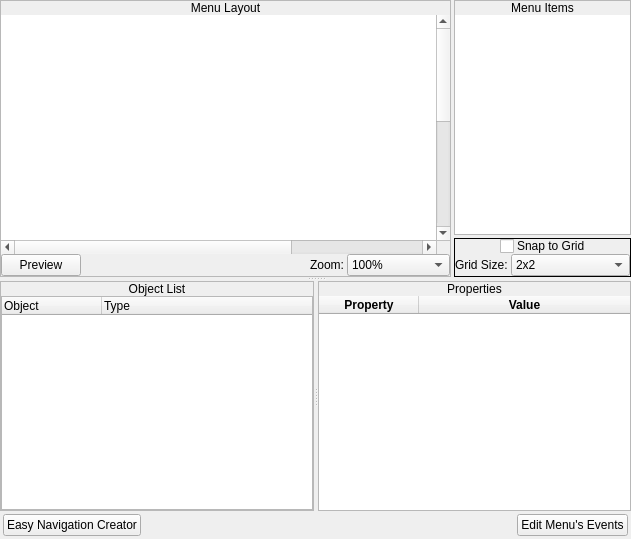
<?xml version="1.0" encoding="UTF-8"?>
<ui version="4.0">
 <class>ScreenLayouts_TitleMenu</class>
 <widget class="QWidget" name="ScreenLayouts_TitleMenu">
  <property name="geometry">
   <rect>
    <x>0</x>
    <y>0</y>
    <width>631</width>
    <height>539</height>
   </rect>
  </property>
  <property name="minimumSize">
   <size>
    <width>631</width>
    <height>539</height>
   </size>
  </property>
  <property name="maximumSize">
   <size>
    <width>631</width>
    <height>539</height>
   </size>
  </property>
  <property name="windowTitle">
   <string>Title Menu Layout</string>
  </property>
  <property name="windowIcon">
   <iconset resource="gui_icons.qrc">
    <normaloff>:/icons/openrpgmaker.png</normaloff>:/icons/openrpgmaker.png</iconset>
  </property>
  <property name="styleSheet">
   <string notr="true">.QFrame
{
	border-width: 1px;
	border-style: solid;
	border-color: palette(window-text);
}

.QFrame&gt;QLabel
{
	border-width: 0px;
	background-color: palette(window-text);
	color: palette(window);
	font-weight: bold;
}

.QFrame&gt;QCheckBox
{
	background-color: palette(window-text);
	border-width: 0px;
	border-style: none;
	color: palette(window);
	spacing: 3px;
	font-weight: bold;
	padding: 0px 0px 0px 3px;
}

.QFrame&gt;QCheckBox::indicator
{
	min-width: 8px;
	max-width: 8px;
	min-height: 8px;
	max-height: 8px;
	width: 8px;
	height: 8px;
	border-width: 2px;
	border-radius: 0px;
	border-style: ridge;
	border-color: palette(mid);
}

.QFrame&gt;QCheckBox::indicator:unchecked
{
	background-color: palette(base);
}

.QFrame&gt;QCheckBox::indicator:checked
{
	background-color: palette(window-text);
}

.QFrame&gt;QCheckBox::indicator:hover
{
	border-color: palette(highlight);
}</string>
  </property>
  <layout class="QVBoxLayout" name="verticalLayout">
   <property name="spacing">
    <number>3</number>
   </property>
   <property name="margin">
    <number>0</number>
   </property>
   <item>
    <widget class="QSplitter" name="splitter_2">
     <property name="orientation">
      <enum>Qt::Vertical</enum>
     </property>
     <widget class="QWidget" name="widget_9" native="true">
      <layout class="QHBoxLayout" name="horizontalLayout_3">
       <property name="spacing">
        <number>3</number>
       </property>
       <property name="margin">
        <number>0</number>
       </property>
       <item>
        <widget class="QFrame" name="frmPreview">
         <property name="frameShape">
          <enum>QFrame::StyledPanel</enum>
         </property>
         <property name="frameShadow">
          <enum>QFrame::Raised</enum>
         </property>
         <layout class="QVBoxLayout" name="verticalLayout_4">
          <property name="spacing">
           <number>0</number>
          </property>
          <property name="margin">
           <number>0</number>
          </property>
          <item>
           <widget class="QWidget" name="widget_2" native="true">
            <layout class="QVBoxLayout" name="verticalLayout_5">
             <property name="spacing">
              <number>0</number>
             </property>
             <property name="margin">
              <number>0</number>
             </property>
             <item>
              <widget class="QWidget" name="widget_7" native="true">
               <property name="styleSheet">
                <string notr="true">.QWidget
{
	border-width: 1px;
	border-style: solid;
	border-color: palette(window-text);
	background-color: palette(window-text);
}

.QWidget&gt;QLabel
{
	border-width: 0px;
	background-color: palette(window-text);
	color: palette(window);
	font-weight: bold;
}</string>
               </property>
               <layout class="QHBoxLayout" name="horizontalLayout">
                <property name="spacing">
                 <number>0</number>
                </property>
                <property name="margin">
                 <number>0</number>
                </property>
                <item>
                 <widget class="QLabel" name="label_2">
                  <property name="sizePolicy">
                   <sizepolicy hsizetype="Preferred" vsizetype="Fixed">
                    <horstretch>0</horstretch>
                    <verstretch>0</verstretch>
                   </sizepolicy>
                  </property>
                  <property name="text">
                   <string>Menu Layout</string>
                  </property>
                  <property name="alignment">
                   <set>Qt::AlignCenter</set>
                  </property>
                 </widget>
                </item>
               </layout>
              </widget>
             </item>
             <item>
              <widget class="ImageView" name="gvTitleMenuLayout">
               <property name="mouseTracking">
                <bool>true</bool>
               </property>
               <property name="contextMenuPolicy">
                <enum>Qt::CustomContextMenu</enum>
               </property>
               <property name="frameShape">
                <enum>QFrame::NoFrame</enum>
               </property>
               <property name="sceneRect">
                <rectf>
                 <x>0.000000000000000</x>
                 <y>0.000000000000000</y>
                 <width>640.000000000000000</width>
                 <height>480.000000000000000</height>
                </rectf>
               </property>
               <property name="viewportUpdateMode">
                <enum>QGraphicsView::FullViewportUpdate</enum>
               </property>
              </widget>
             </item>
             <item>
              <widget class="QWidget" name="widget_3" native="true">
               <layout class="QHBoxLayout" name="horizontalLayout_2">
                <property name="spacing">
                 <number>3</number>
                </property>
                <property name="margin">
                 <number>0</number>
                </property>
                <item>
                 <widget class="QPushButton" name="bPreview">
                  <property name="text">
                   <string>Preview</string>
                  </property>
                 </widget>
                </item>
                <item>
                 <spacer name="horizontalSpacer">
                  <property name="orientation">
                   <enum>Qt::Horizontal</enum>
                  </property>
                  <property name="sizeHint" stdset="0">
                   <size>
                    <width>40</width>
                    <height>20</height>
                   </size>
                  </property>
                 </spacer>
                </item>
                <item>
                 <widget class="QLabel" name="label_3">
                  <property name="text">
                   <string>Zoom:</string>
                  </property>
                 </widget>
                </item>
                <item>
                 <widget class="QComboBox" name="cboxZoom">
                  <property name="currentIndex">
                   <number>3</number>
                  </property>
                  <item>
                   <property name="text">
                    <string>25%</string>
                   </property>
                  </item>
                  <item>
                   <property name="text">
                    <string>50%</string>
                   </property>
                  </item>
                  <item>
                   <property name="text">
                    <string>75%</string>
                   </property>
                  </item>
                  <item>
                   <property name="text">
                    <string>100%</string>
                   </property>
                  </item>
                  <item>
                   <property name="text">
                    <string>150%</string>
                   </property>
                  </item>
                  <item>
                   <property name="text">
                    <string>200%</string>
                   </property>
                  </item>
                  <item>
                   <property name="text">
                    <string>Fit to Window</string>
                   </property>
                  </item>
                 </widget>
                </item>
               </layout>
              </widget>
             </item>
            </layout>
           </widget>
          </item>
         </layout>
        </widget>
       </item>
       <item>
        <widget class="QWidget" name="widget" native="true">
         <property name="sizePolicy">
          <sizepolicy hsizetype="Fixed" vsizetype="Preferred">
           <horstretch>0</horstretch>
           <verstretch>0</verstretch>
          </sizepolicy>
         </property>
         <layout class="QVBoxLayout" name="verticalLayout_2">
          <property name="spacing">
           <number>3</number>
          </property>
          <property name="margin">
           <number>0</number>
          </property>
          <item>
           <widget class="QFrame" name="frame_3">
            <property name="sizePolicy">
             <sizepolicy hsizetype="Fixed" vsizetype="Preferred">
              <horstretch>0</horstretch>
              <verstretch>0</verstretch>
             </sizepolicy>
            </property>
            <property name="frameShape">
             <enum>QFrame::StyledPanel</enum>
            </property>
            <property name="frameShadow">
             <enum>QFrame::Raised</enum>
            </property>
            <layout class="QVBoxLayout" name="verticalLayout_6">
             <property name="spacing">
              <number>0</number>
             </property>
             <property name="margin">
              <number>0</number>
             </property>
             <item>
              <widget class="QLabel" name="label_4">
               <property name="sizePolicy">
                <sizepolicy hsizetype="Preferred" vsizetype="Fixed">
                 <horstretch>0</horstretch>
                 <verstretch>0</verstretch>
                </sizepolicy>
               </property>
               <property name="text">
                <string>Menu Items</string>
               </property>
               <property name="alignment">
                <set>Qt::AlignCenter</set>
               </property>
              </widget>
             </item>
             <item>
              <widget class="QWidget" name="widget_4" native="true">
               <layout class="QVBoxLayout" name="verticalLayout_7">
                <property name="spacing">
                 <number>0</number>
                </property>
                <property name="margin">
                 <number>0</number>
                </property>
                <item>
                 <widget class="MenuItemList" name="lwMenuItems">
                  <property name="sizePolicy">
                   <sizepolicy hsizetype="Fixed" vsizetype="Expanding">
                    <horstretch>0</horstretch>
                    <verstretch>0</verstretch>
                   </sizepolicy>
                  </property>
                  <property name="minimumSize">
                   <size>
                    <width>175</width>
                    <height>0</height>
                   </size>
                  </property>
                  <property name="maximumSize">
                   <size>
                    <width>175</width>
                    <height>16777215</height>
                   </size>
                  </property>
                  <property name="font">
                   <font>
                    <pointsize>12</pointsize>
                    <weight>75</weight>
                    <bold>true</bold>
                   </font>
                  </property>
                  <property name="frameShape">
                   <enum>QFrame::NoFrame</enum>
                  </property>
                  <property name="horizontalScrollBarPolicy">
                   <enum>Qt::ScrollBarAlwaysOff</enum>
                  </property>
                  <property name="dragDropMode">
                   <enum>QAbstractItemView::DragOnly</enum>
                  </property>
                  <property name="iconSize">
                   <size>
                    <width>32</width>
                    <height>32</height>
                   </size>
                  </property>
                  <property name="spacing">
                   <number>3</number>
                  </property>
                 </widget>
                </item>
               </layout>
              </widget>
             </item>
            </layout>
           </widget>
          </item>
          <item>
           <widget class="QFrame" name="frame_30">
            <property name="sizePolicy">
             <sizepolicy hsizetype="Preferred" vsizetype="Preferred">
              <horstretch>0</horstretch>
              <verstretch>0</verstretch>
             </sizepolicy>
            </property>
            <property name="frameShape">
             <enum>QFrame::Box</enum>
            </property>
            <property name="frameShadow">
             <enum>QFrame::Plain</enum>
            </property>
            <layout class="QVBoxLayout" name="verticalLayout_39">
             <property name="spacing">
              <number>0</number>
             </property>
             <property name="margin">
              <number>0</number>
             </property>
             <item>
              <widget class="QWidget" name="widget_23" native="true">
               <property name="sizePolicy">
                <sizepolicy hsizetype="Preferred" vsizetype="Fixed">
                 <horstretch>0</horstretch>
                 <verstretch>0</verstretch>
                </sizepolicy>
               </property>
               <property name="styleSheet">
                <string notr="true">.QWidget
{
	border-width: 1px;
	border-style: solid;
	border-color: palette(window-text);
	background-color: palette(window-text);
}

.QWidget&gt;QLabel
{
	border-width: 0px;
	background-color: palette(window-text);
	color: palette(window);
	font-weight: bold;
}</string>
               </property>
               <layout class="QHBoxLayout" name="horizontalLayout_25">
                <property name="spacing">
                 <number>3</number>
                </property>
                <property name="margin">
                 <number>0</number>
                </property>
                <item>
                 <spacer name="horizontalSpacer_7">
                  <property name="orientation">
                   <enum>Qt::Horizontal</enum>
                  </property>
                  <property name="sizeHint" stdset="0">
                   <size>
                    <width>10</width>
                    <height>15</height>
                   </size>
                  </property>
                 </spacer>
                </item>
                <item>
                 <widget class="QCheckBox" name="cbSnapToGrid">
                  <property name="sizePolicy">
                   <sizepolicy hsizetype="Fixed" vsizetype="Fixed">
                    <horstretch>0</horstretch>
                    <verstretch>0</verstretch>
                   </sizepolicy>
                  </property>
                  <property name="text">
                   <string/>
                  </property>
                 </widget>
                </item>
                <item>
                 <widget class="QLabel" name="label_10">
                  <property name="sizePolicy">
                   <sizepolicy hsizetype="Fixed" vsizetype="Fixed">
                    <horstretch>0</horstretch>
                    <verstretch>0</verstretch>
                   </sizepolicy>
                  </property>
                  <property name="text">
                   <string>Snap to Grid</string>
                  </property>
                 </widget>
                </item>
                <item>
                 <spacer name="horizontalSpacer_8">
                  <property name="orientation">
                   <enum>Qt::Horizontal</enum>
                  </property>
                  <property name="sizeHint" stdset="0">
                   <size>
                    <width>10</width>
                    <height>15</height>
                   </size>
                  </property>
                 </spacer>
                </item>
               </layout>
              </widget>
             </item>
             <item>
              <widget class="QWidget" name="wSnapToGrid" native="true">
               <layout class="QHBoxLayout" name="horizontalLayout_24">
                <property name="spacing">
                 <number>3</number>
                </property>
                <property name="margin">
                 <number>0</number>
                </property>
                <item>
                 <widget class="QLabel" name="label">
                  <property name="sizePolicy">
                   <sizepolicy hsizetype="Fixed" vsizetype="Preferred">
                    <horstretch>0</horstretch>
                    <verstretch>0</verstretch>
                   </sizepolicy>
                  </property>
                  <property name="text">
                   <string>Grid Size:</string>
                  </property>
                 </widget>
                </item>
                <item>
                 <widget class="QComboBox" name="cboxGridSize">
                  <item>
                   <property name="text">
                    <string>2x2</string>
                   </property>
                  </item>
                  <item>
                   <property name="text">
                    <string>4x4</string>
                   </property>
                  </item>
                  <item>
                   <property name="text">
                    <string>8x8</string>
                   </property>
                  </item>
                  <item>
                   <property name="text">
                    <string>16x16</string>
                   </property>
                  </item>
                  <item>
                   <property name="text">
                    <string>32x32</string>
                   </property>
                  </item>
                  <item>
                   <property name="text">
                    <string>64x64</string>
                   </property>
                  </item>
                 </widget>
                </item>
               </layout>
              </widget>
             </item>
            </layout>
           </widget>
          </item>
         </layout>
        </widget>
       </item>
      </layout>
     </widget>
     <widget class="QSplitter" name="splitter">
      <property name="orientation">
       <enum>Qt::Horizontal</enum>
      </property>
      <widget class="QFrame" name="frame_5">
       <property name="frameShape">
        <enum>QFrame::StyledPanel</enum>
       </property>
       <property name="frameShadow">
        <enum>QFrame::Raised</enum>
       </property>
       <layout class="QVBoxLayout" name="verticalLayout_9">
        <property name="spacing">
         <number>0</number>
        </property>
        <property name="margin">
         <number>0</number>
        </property>
        <item>
         <widget class="QLabel" name="label_6">
          <property name="sizePolicy">
           <sizepolicy hsizetype="Preferred" vsizetype="Fixed">
            <horstretch>0</horstretch>
            <verstretch>0</verstretch>
           </sizepolicy>
          </property>
          <property name="text">
           <string>Object List</string>
          </property>
          <property name="alignment">
           <set>Qt::AlignCenter</set>
          </property>
         </widget>
        </item>
        <item>
         <widget class="QWidget" name="widget_6" native="true">
          <layout class="QVBoxLayout" name="verticalLayout_10">
           <property name="spacing">
            <number>0</number>
           </property>
           <property name="margin">
            <number>0</number>
           </property>
           <item>
            <widget class="QTreeWidget" name="twObjectList">
             <property name="contextMenuPolicy">
              <enum>Qt::CustomContextMenu</enum>
             </property>
             <property name="alternatingRowColors">
              <bool>true</bool>
             </property>
             <property name="verticalScrollMode">
              <enum>QAbstractItemView::ScrollPerPixel</enum>
             </property>
             <property name="expandsOnDoubleClick">
              <bool>false</bool>
             </property>
             <column>
              <property name="text">
               <string>Object</string>
              </property>
             </column>
             <column>
              <property name="text">
               <string>Type</string>
              </property>
             </column>
            </widget>
           </item>
          </layout>
         </widget>
        </item>
       </layout>
      </widget>
      <widget class="QFrame" name="frame_4">
       <property name="frameShape">
        <enum>QFrame::StyledPanel</enum>
       </property>
       <property name="frameShadow">
        <enum>QFrame::Raised</enum>
       </property>
       <layout class="QVBoxLayout" name="verticalLayout_8">
        <property name="spacing">
         <number>0</number>
        </property>
        <property name="margin">
         <number>0</number>
        </property>
        <item>
         <widget class="QLabel" name="label_5">
          <property name="sizePolicy">
           <sizepolicy hsizetype="Preferred" vsizetype="Fixed">
            <horstretch>0</horstretch>
            <verstretch>0</verstretch>
           </sizepolicy>
          </property>
          <property name="text">
           <string>Properties</string>
          </property>
          <property name="alignment">
           <set>Qt::AlignCenter</set>
          </property>
         </widget>
        </item>
        <item>
         <widget class="QWidget" name="widget_5" native="true">
          <layout class="QVBoxLayout" name="verticalLayout_11">
           <property name="spacing">
            <number>0</number>
           </property>
           <property name="margin">
            <number>0</number>
           </property>
           <item>
            <widget class="MenuObjectProperties" name="twProperties">
             <property name="font">
              <font>
               <weight>75</weight>
               <bold>true</bold>
              </font>
             </property>
             <property name="frameShape">
              <enum>QFrame::NoFrame</enum>
             </property>
             <property name="editTriggers">
              <set>QAbstractItemView::NoEditTriggers</set>
             </property>
             <property name="alternatingRowColors">
              <bool>true</bool>
             </property>
             <property name="selectionMode">
              <enum>QAbstractItemView::NoSelection</enum>
             </property>
             <property name="verticalScrollMode">
              <enum>QAbstractItemView::ScrollPerPixel</enum>
             </property>
             <property name="horizontalScrollMode">
              <enum>QAbstractItemView::ScrollPerPixel</enum>
             </property>
             <property name="wordWrap">
              <bool>false</bool>
             </property>
             <property name="cornerButtonEnabled">
              <bool>false</bool>
             </property>
             <attribute name="horizontalHeaderStretchLastSection">
              <bool>true</bool>
             </attribute>
             <attribute name="verticalHeaderVisible">
              <bool>false</bool>
             </attribute>
             <column>
              <property name="text">
               <string>Property</string>
              </property>
             </column>
             <column>
              <property name="text">
               <string>Value</string>
              </property>
             </column>
            </widget>
           </item>
          </layout>
         </widget>
        </item>
       </layout>
      </widget>
     </widget>
    </widget>
   </item>
   <item>
    <widget class="QWidget" name="widget_8" native="true">
     <property name="sizePolicy">
      <sizepolicy hsizetype="Preferred" vsizetype="Fixed">
       <horstretch>0</horstretch>
       <verstretch>0</verstretch>
      </sizepolicy>
     </property>
     <layout class="QHBoxLayout" name="horizontalLayout_4">
      <property name="spacing">
       <number>3</number>
      </property>
      <property name="leftMargin">
       <number>3</number>
      </property>
      <property name="topMargin">
       <number>0</number>
      </property>
      <property name="rightMargin">
       <number>3</number>
      </property>
      <property name="bottomMargin">
       <number>3</number>
      </property>
      <item>
       <widget class="QPushButton" name="bEasyNavigationCreator">
        <property name="text">
         <string>Easy Navigation Creator</string>
        </property>
       </widget>
      </item>
      <item>
       <spacer name="horizontalSpacer_2">
        <property name="orientation">
         <enum>Qt::Horizontal</enum>
        </property>
        <property name="sizeHint" stdset="0">
         <size>
          <width>40</width>
          <height>20</height>
         </size>
        </property>
       </spacer>
      </item>
      <item>
       <widget class="QPushButton" name="bEditMenusEvents">
        <property name="text">
         <string>Edit Menu's Events</string>
        </property>
       </widget>
      </item>
     </layout>
    </widget>
   </item>
  </layout>
  <action name="aDeleteItem">
   <property name="icon">
    <iconset resource="gui_icons.qrc">
     <normaloff>:/icons/editdelete.png</normaloff>:/icons/editdelete.png</iconset>
   </property>
   <property name="text">
    <string>Delete Item</string>
   </property>
  </action>
  <action name="aCopy">
   <property name="icon">
    <iconset resource="gui_icons.qrc">
     <normaloff>:/icons/editcopy.png</normaloff>:/icons/editcopy.png</iconset>
   </property>
   <property name="text">
    <string>Copy</string>
   </property>
   <property name="toolTip">
    <string>Copy</string>
   </property>
  </action>
  <action name="aPaste">
   <property name="icon">
    <iconset resource="gui_icons.qrc">
     <normaloff>:/icons/editpaste.png</normaloff>:/icons/editpaste.png</iconset>
   </property>
   <property name="text">
    <string>Paste</string>
   </property>
  </action>
  <action name="aCut">
   <property name="icon">
    <iconset resource="gui_icons.qrc">
     <normaloff>:/icons/editcut.png</normaloff>:/icons/editcut.png</iconset>
   </property>
   <property name="text">
    <string>Cut</string>
   </property>
  </action>
 </widget>
 <customwidgets>
  <customwidget>
   <class>ImageView</class>
   <extends>QGraphicsView</extends>
   <header>imageview.h</header>
  </customwidget>
  <customwidget>
   <class>MenuItemList</class>
   <extends>QListWidget</extends>
   <header>menuitemlist.h</header>
  </customwidget>
  <customwidget>
   <class>MenuObjectProperties</class>
   <extends>QTableWidget</extends>
   <header>menuobjectproperties.h</header>
  </customwidget>
 </customwidgets>
 <resources>
  <include location="gui_icons.qrc"/>
 </resources>
 <connections/>
</ui>
